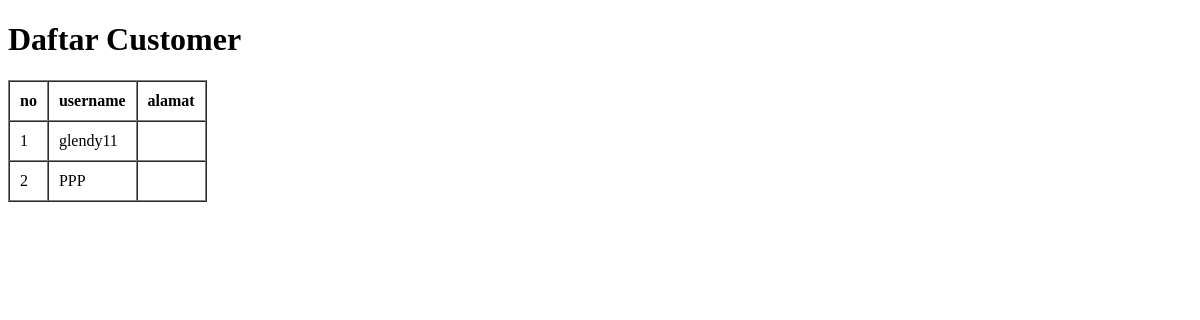
The page /coba/admin/customer/index.php on the database as committed earlier.
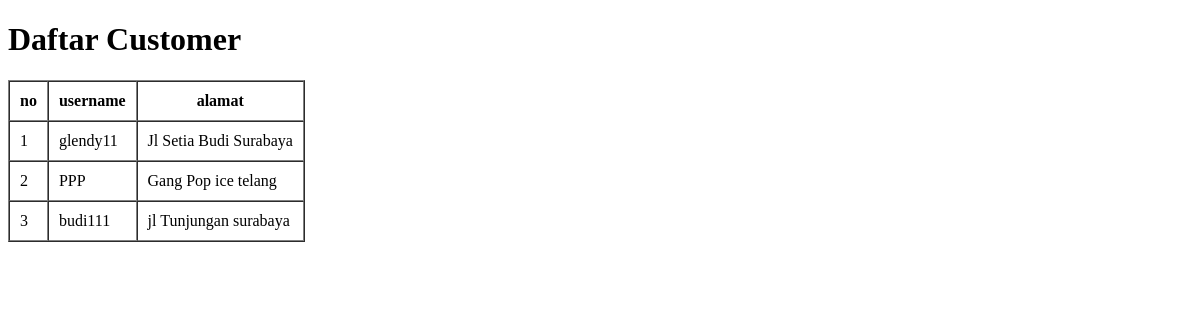
The same page on the database as committed later.
### tables this page shows
CREATE TABLE `customers` (
  `kodePelanggan` int(11) NOT NULL,
  `alamatPelanggan` varchar(100) DEFAULT NULL,
  `passwordPelanggan` varchar(256) NOT NULL,
  `usernamePelanggan` varchar(128) NOT NULL
);

### coba/function.php (called while the page is built, shortened)
<?php
function connect($servername,$database,$username,$password){
    $conn = new PDO("mysql:host=$servername;dbname=$database", $username, $password);
    return $conn;
}
$conn=connect("localhost","store","root","");
function selectData($query){
    global $conn;
    $stmt = $conn->prepare($query);
    $stmt->execute();
    $data = $stmt->fetchAll(PDO::FETCH_ASSOC);
    return $data;
}
?>

### coba/admin/customer/index.php (the view, shortened to what this page needs)
<?php
require "../../function.php";
$data=selectData("SELECT * FROM customers");
?>
<!DOCTYPE html>
<html lang="en">
<head>
</head>
<body>
    <h1>Daftar Customer</h1>
    <table border=1 cellpadding=10 cellspacing=0>
        <tr>
            <th>no</th>
            <th>username</th>
            <th>alamat</th>
        </tr>
        <?php
        $i=1;
        foreach($data as $ch){?>
           <tr>
            <td><?= $i; ?></td>
            <td><?= $ch["usernamePelanggan"] ?></td>
            <td><?= $ch["alamatPelanggan"] ?></td>
           </tr>
        <?php
        $i++;
        } ?>
    </table>
</body>
</html>

Rows that differ between the two databases and show on the page:
changed customers "glendy11": alamatPelanggan (not shown) → "Jl Setia Budi Surabaya"
changed customers "PPP": alamatPelanggan (not shown) → "Gang Pop ice telang"
added customers: usernamePelanggan "budi111", alamatPelanggan "jl Tunjungan surabaya"
